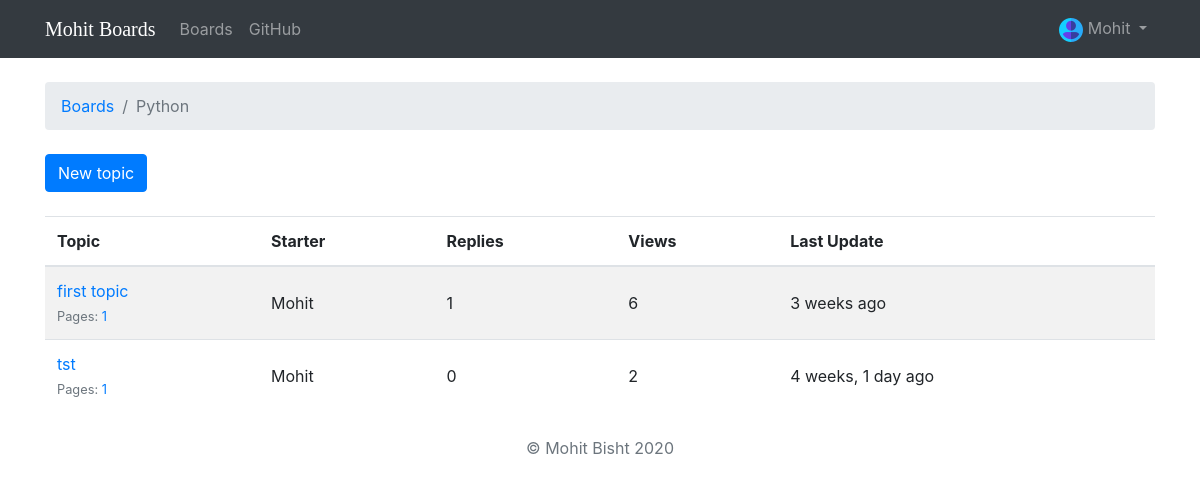
/boards/2/ (signed in), run on an earlier commit of the app's database.
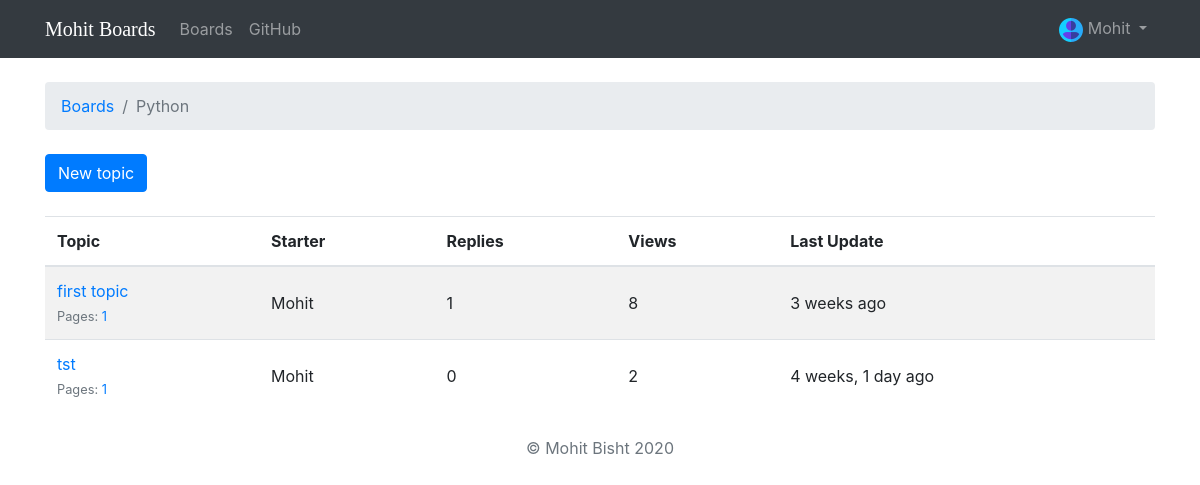
And on a later commit of the database.
### chatsite/models.py (models this page shows, shortened)
class Topic(models.Model):
    subject = models.CharField(max_length=255)
    last_updated = models.DateTimeField(auto_now_add=True)
    board = models.ForeignKey(Board, on_delete=models.CASCADE, related_name='topics')
    starter = models.ForeignKey(User, on_delete=models.CASCADE, related_name='topics')
    views = models.PositiveIntegerField(default=0)
    def get_page_count(self):
        count = self.posts.count()
        pages = count / 20
        return math.ceil(pages)
    def has_many_pages(self, count=None):
        if count is None:
            count = self.get_page_count()
        return count > 6
    def get_page_range(self):
        count = self.get_page_count()
        if self.has_many_pages(count):
            return range(1, 5)
        return range(1, count + 1)

### chatsite/views.py (the view)
# urls.py: url(r'^boards/(?P<pk>\d+)/$', views.TopicListView.as_view(), name='board_topics'),
class TopicListView(ListView):
    model = Topic
    context_object_name = 'topics'
    template_name = 'topics.html'
    paginate_by = 20
    def get_context_data(self, **kwargs):
        kwargs['board'] = self.board
        return super().get_context_data(**kwargs)
    def get_queryset(self):
        self.board = get_object_or_404(Board, pk=self.kwargs.get('pk'))
        queryset = self.board.topics.order_by('-last_updated').annotate(replies=Count('posts') - 1)
        return queryset

### templates/topics.html (shortened to what this page needs)
{% extends 'base.html' %}
{% load humanize %}
{% block breadcrumb %}
  <li class="breadcrumb-item"><a href="{% url 'home' %}">Boards</a></li>
  <li class="breadcrumb-item active">{{ board.name }}</li>
{% endblock %}
{% block content %}
  <div class="mb-4">
    <a href="{% url 'new_topic' board.pk %}" class="btn btn-primary">New topic</a>
  </div>
  <table class="table table-striped mb-4">
    <thead class="thead-inverse">
      <tr>
        <th>Topic</th>
        <th>Starter</th>
        <th>Replies</th>
        <th>Views</th>
        <th>Last Update</th>
      </tr>
    </thead>
    <tbody>
      {% for topic in topics %}
        {% url 'topic_posts' board.pk topic.pk as topic_url %}
        <tr>
          <td>
            <p class="mb-0">
              <a href="{{ topic_url }}">{{ topic.subject }}</a>
            </p>
            <small class="text-muted">
              Pages:
              {% for i in topic.get_page_range %}
                <a href="{{ topic_url }}?page={{ i }}">{{ i }}</a>
              {% endfor %}
            </small>
          </td>
          <td class="align-middle">{{ topic.starter.username }}</td>
          <td class="align-middle">{{ topic.replies }}</td>
          <td class="align-middle">{{ topic.views }}</td>
          <td class="align-middle">{{ topic.last_updated|naturaltime }}</td>
        </tr>
      {% endfor %}
    </tbody>
  </table>
{% endblock %}

What changed in the data, as far as the page shows it:
changed Topic "first topic": views "6" → "8"
